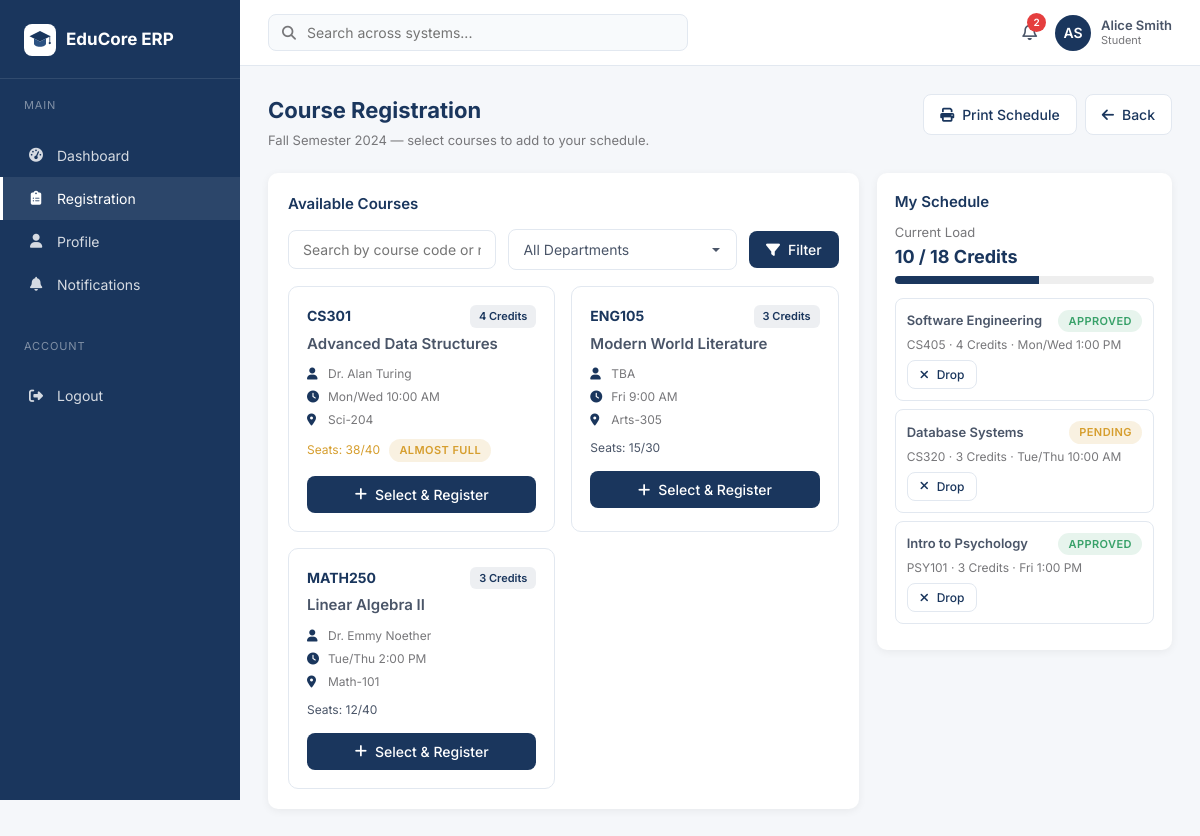
/student/registration.php (signed in), run on the app's committed database.
### tables this page shows
CREATE TABLE courses (
  id INT AUTO_INCREMENT PRIMARY KEY,
  code VARCHAR(20) NOT NULL UNIQUE,
  name VARCHAR(120) NOT NULL,
  credits INT NOT NULL DEFAULT 3,
  lecturer VARCHAR(120),
  schedule VARCHAR(80),
  room VARCHAR(40),
  seats_taken INT DEFAULT 0,
  seats_total INT DEFAULT 40,
  department VARCHAR(80)
);

CREATE TABLE registrations (
  id INT AUTO_INCREMENT PRIMARY KEY,
  student_pk INT NOT NULL,
  course_id INT NOT NULL,
  status ENUM('approved','pending') DEFAULT 'pending',
  registered_at TIMESTAMP DEFAULT CURRENT_TIMESTAMP
);

### student/registration.php (the view, shortened to what this page needs)
<?php
require_once __DIR__ . '/../config/db.php';
$u = $pdo->prepare("SELECT * FROM users WHERE id=?");
$u->execute([$_SESSION['user_id']]);
$user = $u->fetch();
$s = $pdo->prepare("SELECT * FROM students WHERE email=?");
$s->execute([$user['email']]);
$student = $s->fetch();
$student_pk = $student['id'] ?? 0;
$q = trim($_GET['q'] ?? '');
$params = [$student_pk];
$where = "WHERE c.id NOT IN (SELECT course_id FROM registrations WHERE student_pk=?)";
$cq = $pdo->prepare("SELECT c.* FROM courses c $where ORDER BY c.code");
$cq->execute($params);
$available = $cq->fetchAll();
$myRegs = [];
$currentLoad = 0;
if ($student_pk) {
    $mr = $pdo->prepare("SELECT r.id AS reg_id, r.status, c.* FROM registrations r JOIN courses c ON r.course_id=c.id WHERE r.student_pk=?");
    $mr->execute([$student_pk]);
    $myRegs = $mr->fetchAll();
    foreach ($myRegs as $r) $currentLoad += (int)$r['credits'];
}
require __DIR__ . '/../partials/header.php';
require __DIR__ . '/../partials/sidebar.php';
require __DIR__ . '/../partials/navbar.php';
?>
<div class="page-header no-print">
  <div>
    <h1>Course Registration</h1>
    <p>Fall Semester 2024 — select courses to add to your schedule.</p>
  </div>
  <div class="actions">
    <button onclick="window.print()" class="btn btn-outline"><i class="fa-solid fa-print"></i> Print Schedule</button>
    <a href="dashboard.php" class="btn btn-outline"><i class="fa-solid fa-arrow-left"></i> Back</a>
  </div>
</div>
<div class="grid-2">
  <div>
    <div class="card no-print">
      <div class="card-title">Available Courses</div>
      <form method="get" class="filter-row">
        <input type="text" name="q" value="<?= htmlspecialchars($q) ?>" class="form-control" placeholder="Search by course code or name...">
        <select name="dept" class="form-control">
          <option value="">All Departments</option>
        </select>
        <button class="btn btn-primary"><i class="fa-solid fa-filter"></i> Filter</button>
      </form>
      <div class="courses-grid">
        <?php foreach ($available as $c):
          $almostFull = $c['seats_taken'] >= ($c['seats_total'] * 0.9); ?>
          <div class="course-card">
            <div class="top">
              <span class="code"><?= htmlspecialchars($c['code']) ?></span>
              <span class="credits"><?= (int)$c['credits'] ?> Credits</span>
            </div>
            <h3><?= htmlspecialchars($c['name']) ?></h3>
            <div class="meta"><i class="fa-solid fa-user"></i> <?= htmlspecialchars($c['lecturer']) ?: 'TBA' ?></div>
            <div class="meta"><i class="fa-solid fa-clock"></i> <?= htmlspecialchars($c['schedule']) ?></div>
            <div class="meta"><i class="fa-solid fa-location-dot"></i> <?= htmlspecialchars($c['room']) ?></div>
            <div class="seats <?= $almostFull?'warn':'' ?>">
              Seats: <?= (int)$c['seats_taken'] ?>/<?= (int)$c['seats_total'] ?>
              <?= $almostFull?'<span class="badge badge-warning" style="margin-left:6px">Almost Full</span>':'' ?>
            </div>
            <div class="footer">
              <form method="post" style="width:100%">
                <button class="btn btn-primary btn-block" <?= ($c['seats_taken']>=$c['seats_total'])?'disabled':'' ?>>
                  <i class="fa-solid fa-plus"></i> Select &amp; Register
                </button>
              </form>
            </div>
          </div>
        <?php endforeach; ?>
      </div>
    </div>
  </div>
  <div>
    <div class="schedule-panel">
      <div class="card-title" style="margin-bottom:10px">My Schedule</div>
      <div class="load">
        Current Load
        <strong><?= $currentLoad ?> / 18 Credits</strong>
        <div style="background:#eee;border-radius:6px;height:8px;margin-top:6px;overflow:hidden">
          <div style="background:var(--primary);height:100%;width:<?= min(100, ($currentLoad/18)*100) ?>%"></div>
        </div>
      </div>
      <?php foreach ($myRegs as $r): ?>
        <div class="schedule-item">
          <div class="row1">
            <div class="name"><?= htmlspecialchars($r['name']) ?></div>
            <?php $cls = $r['status']==='approved'?'success':'warning'; ?>
            <span class="badge badge-<?= $cls ?>"><?= htmlspecialchars($r['status']) ?></span>
          </div>
          <div class="info"><?= htmlspecialchars($r['code']) ?> · <?= (int)$r['credits'] ?> Credits · <?= htmlspecialchars($r['schedule']) ?></div>
          <form method="post" class="no-print" style="margin-top:6px">
            <button class="btn btn-sm btn-outline" onclick="return confirm('Drop this course?')"><i class="fa-solid fa-xmark"></i> Drop</button>
          </form>
        </div>
      <?php endforeach; ?>
    </div>
  </div>
</div>
<?php require __DIR__ . '/../partials/footer.php'; ?>

### assets/css/style.css (style rules this page uses)
*,*::before,*::after { box-sizing:border-box;margin:0;padding:0 }
:root { --primary:#1A365D;--primary-light:#2C5282;--secondary:#fff; --tertiary:#4A5568;--neutral:#77777A;--bg:#f5f7fa; --border:#e2e8f0;--success:#38A169;--warning:#D69E2E;--danger:#E53E3E; --radius:10px;--shadow:0 2px 8px rgba(0,0,0,0.06); }
body { font-family:'Inter',system-ui,-apple-system,Segoe UI,sans-serif;background:var(--bg);color:var(--tertiary);font-size:14px;line-height:1.5;-webkit-font-smoothing:antialiased }
a { color:var(--primary);text-decoration:none }
.page-header { display:flex;justify-content:space-between;align-items:flex-start;margin-bottom:22px;gap:16px;flex-wrap:wrap }
.page-header h1 { font-size:22px;color:var(--primary);margin:0 0 4px;font-weight:700 }
.page-header p { color:var(--neutral);margin:0;font-size:13px }
.page-header .actions { display:flex;gap:8px;flex-wrap:wrap }
.card { background:#fff;border-radius:var(--radius);box-shadow:var(--shadow);padding:20px;margin-bottom:18px }
.card-title { font-size:15px;font-weight:600;color:var(--primary);margin:0 0 14px;display:flex;justify-content:space-between;align-items:center;gap:10px }
.grid-2 { display:grid;grid-template-columns:2fr 1fr;gap:18px }
.badge { display:inline-block;padding:3px 10px;border-radius:999px;font-size:11px;font-weight:600;text-transform:uppercase;letter-spacing:0.04em }
.badge-success { background:rgba(56,161,105,0.12);color:var(--success) }
.badge-warning { background:rgba(214,158,46,0.14);color:var(--warning) }
.btn { display:inline-flex;align-items:center;gap:8px;padding:9px 16px;border-radius:8px;font-size:14px;font-weight:500;border:1px solid transparent;cursor:pointer;text-decoration:none;transition:.15s;font-family:inherit;white-space:nowrap }
.btn-primary { background:var(--primary);color:#fff }
.btn-outline { background:#fff;color:var(--primary);border-color:var(--border) }
.btn-sm { padding:6px 12px;font-size:12px }
.btn-block { width:100%;justify-content:center }
.form-control { width:100%;padding:10px 14px;border:1px solid var(--border);border-radius:8px;font-size:14px;font-family:inherit;background:#fff;transition:.15s;color:var(--tertiary) }
select.form-control { appearance:none;background-repeat:no-repeat;background-position:right 14px center;padding-right:34px }
.filter-row { display:flex;gap:12px;margin-bottom:16px;flex-wrap:wrap;align-items:center }
.filter-row .form-control { flex:1;min-width:200px }
.courses-grid { display:grid;grid-template-columns:repeat(auto-fill,minmax(260px,1fr));gap:16px }
.course-card { background:#fff;border:1px solid var(--border);border-radius:10px;padding:18px;transition:.15s }
.course-card .top { display:flex;justify-content:space-between;align-items:flex-start;margin-bottom:6px }
.course-card .code { font-weight:700;color:var(--primary);font-size:14px }
.course-card .credits { background:rgba(26,54,93,0.08);color:var(--primary);padding:3px 9px;border-radius:6px;font-size:11px;font-weight:600 }
.course-card h3 { font-size:15px;margin:4px 0 12px;color:var(--tertiary);font-weight:600;line-height:1.3 }
.course-card .meta { font-size:12px;color:var(--neutral);margin-bottom:5px;display:flex;gap:8px;align-items:center }
.course-card .meta i { width:13px;color:var(--primary) }
.course-card .seats { margin-top:10px;font-size:12px;color:var(--tertiary) }
.course-card .seats.warn { color:var(--warning) }
.course-card .footer { margin-top:14px }
.schedule-panel { background:#fff;border-radius:var(--radius);box-shadow:var(--shadow);padding:18px;position:sticky;top:80px }
.schedule-panel .load { font-size:13px;color:var(--neutral);margin-bottom:14px }
.schedule-panel .load strong { color:var(--primary);font-size:18px;display:block }
.schedule-item { padding:11px;border:1px solid var(--border);border-radius:8px;margin-bottom:8px }
.schedule-item .row1 { display:flex;justify-content:space-between;align-items:center;margin-bottom:4px;gap:8px }
.schedule-item .name { font-weight:600;color:var(--tertiary);font-size:13px }
.schedule-item .info { font-size:12px;color:var(--neutral) }

### data on the page
courses: code "CS301", credits "4", name "Advanced Data Structures", lecturer "Dr. Alan Turing", schedule "Mon/Wed 10:00 AM", room "Sci-204", seats_taken "38", seats_total "40", shows "ALMOST FULL"
courses: code "ENG105", credits "3", name "Modern World Literature", lecturer "TBA", schedule "Fri 9:00 AM", room "Arts-305", seats_taken "15", seats_total "30"
courses: code "MATH250", credits "3", name "Linear Algebra II", lecturer "Dr. Emmy Noether", schedule "Tue/Thu 2:00 PM", room "Math-101", seats_taken "12", seats_total "40"
registrations: course.name "Software Engineering", status "APPROVED", course.code "CS405", course.credits "4", course.schedule "Mon/Wed 1:00 PM"
registrations: course.name "Database Systems", status "PENDING", course.code "CS320", course.credits "3", course.schedule "Tue/Thu 10:00 AM"
registrations: course.name "Intro to Psychology", status "APPROVED", course.code "PSY101", course.credits "3", course.schedule "Fri 1:00 PM"

### other printed values
$item[0] "Dashboard"
$item[0] "Registration"
$item[0] "Profile"
$item[0] "Notifications"
$notifCount "2"
$initials "AS"
$uname "Alice Smith"
$urole "Student"
$currentLoad "10"
